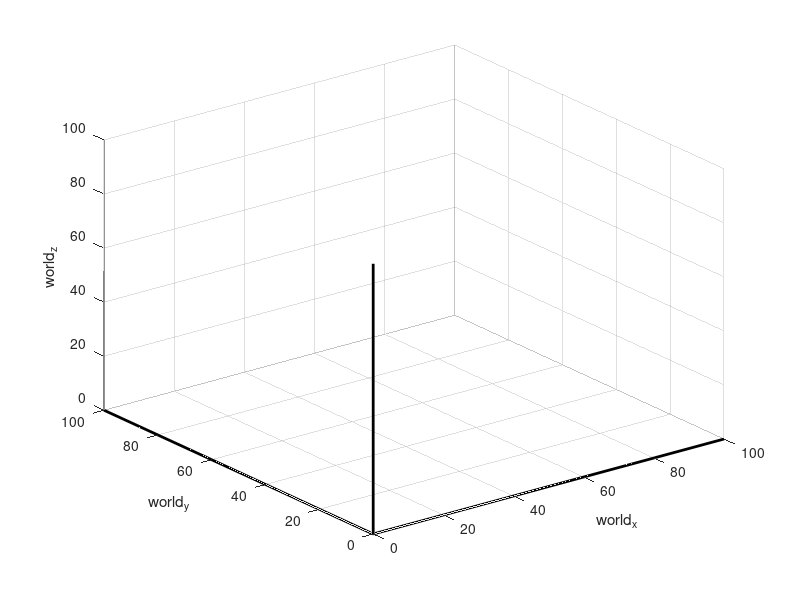

Here is the MATLAB script that generated this plot: (Note: this script raises an error after producing the figure.)
clc, clear, close all

% % % build the world
figure(1)
plot3([0 0], [0 0], [0 100], 'k', 'LineWidth', 2)
axis([0 100 0 100 0 100])
hold on 
grid on
plot3([0 100], [0 0], [0 0], 'k', 'LineWidth', 2)
plot3([0 0], [0 100], [0 0], 'k', 'LineWidth', 2)
xlabel('world_x')
ylabel('world_y')
zlabel('world_z')



%%%%%build sphere

[v1,f1] = buildSphere(50,50,50,0,0,0,20,0,0,0,0,0);

stlPlot(v1,f1,'Sphere','b');

%%build cylinder
[v2,f2] = buildCylinder(50,10,10,-90,0,90,20,10,0,0,0,0);
stlPlot(v2,f2,'Cylinder','g')

%%%build cuboid

[v3,f3] = buildCuboid(70,70,70,30,30,30,20,30,40,0,0,0);
stlPlot(v3,f3,'Cuboid','b');

%%% build cone
[v4,f4] = buildCone(70,40,40,0,0,90,40,20,0,0,0,0);
stlPlot(v4,f4,'Cone','g');



%%%build stl object
[v5,f5,name] = buildObject_stl(20,40,20,30,30,30,'femur_binary.stl',0,0,0,0,0);
stlPlot(v5,f5,name,'r');


% %%%%write out
% v = [v1;v2;v3;v4;v5];
% a1 = size(v1);
% a2 = size(v2);
% a3 = size(v3);
% a4 = size(v4);
% 
% f2 = f2 + a1(1);
% f3 = f3 + a1(1) + a2(1);
% f4 = f4 + a1(1) + a2(1) + a3(1);
% f5 = f5 + a1(1) + a2(1) + a3(1) + a4(1);
% 
% f = [f1;f2;f3;f4;f5];
% stlPlot(v,f,'whole_map','g');
% 
% stlWrite('test.stl',f,v);
% 



